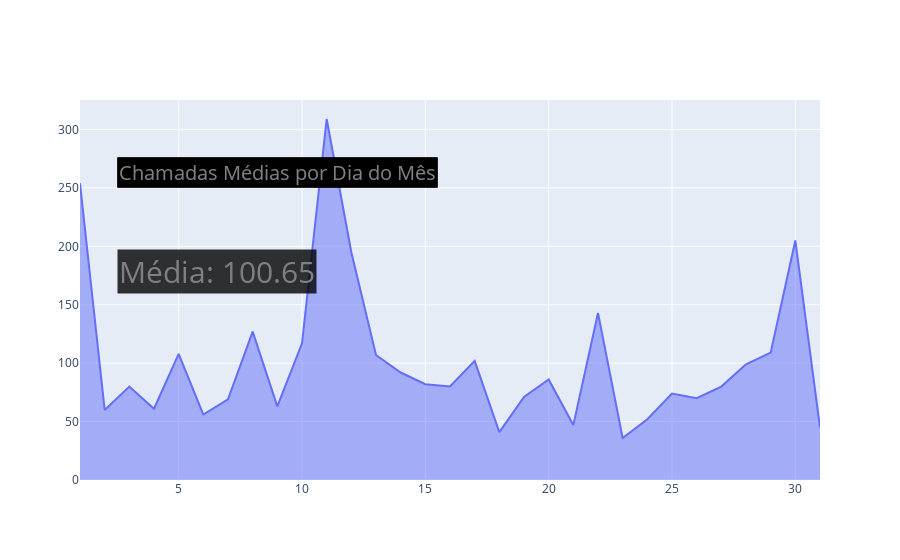

Notebook source saved alongside this figure:
### Code cell
fig2.add_annotation(text='Chamadas Médias por Dia do Mês',
                    xref='paper', yref='paper',
                    font=dict(size=20, color='gray'),
                    align='center', bgcolor="rgba(0,0,0,0.8)",
                    x=0.05, y=0.85, showarrow=False)

fig2.add_annotation(text=f"Média: {round(df2['Chamadas Realizadas'].mean(),2)}",
                    xref='paper', yref='paper',
                    font=dict(size=30, color='gray'),
                    align='center', bgcolor="rgba(0,0,0,0.8)",
                    x=0.05, y=0.55, showarrow=False)

fig2.show()

### Figure 1 — Plotly figure (JSON) as saved in the notebook; plotly's stock layout.template omitted (floating-point values rounded to 4 significant figures)
{"data": [{"fill": "tonexty", "mode": "lines", "type": "scatter", "x": [1, 2, 3, 4, 5, 6, 7, 8, 9, 10, 11, 12, 13, 14, 15, 16, 17, 18, 19, 20, 21, 22, 23, 24, 25, 26, 27, 28, 29, 30, 31], "y": [254, 60, 80, 61, 108, 56, 69, 127, 63, 117, 309, 195, 107, 92, 82, 80, 102, 41, 71, 86, 47, 143, 36, 52, 74, 70, 80, 99, 109, 205, 45]}], "layout": {"annotations": [{"align": "center", "bgcolor": "rgba(0,0,0,0.8)", "font": {"color": "gray", "size": 20}, "showarrow": false, "text": "Chamadas Médias por Dia do Mês", "x": 0.05, "xref": "paper", "y": 0.85, "yref": "paper"}, {"align": "center", "bgcolor": "rgba(0,0,0,0.8)", "font": {"color": "gray", "size": 20}, "showarrow": false, "text": "Chamadas Médias por Dia do Mês", "x": 0.05, "xref": "paper", "y": 0.85, "yref": "paper"}, {"align": "center", "bgcolor": "rgba(0,0,0,0.8)", "font": {"color": "gray", "size": 20}, "showarrow": false, "text": "Chamadas Médias por Dia do Mês", "x": 0.05, "xref": "paper", "y": 0.85, "yref": "paper"}, {"align": "center", "bgcolor": "rgba(0,0,0,0.8)", "font": {"color": "gray", "size": 20}, "showarrow": false, "text": "Chamadas Médias por Dia do Mês", "x": 0.05, "xref": "paper", "y": 0.85, "yref": "paper"}, {"align": "center", "bgcolor": "rgba(0,0,0,0.8)", "font": {"color": "gray", "size": 30}, "showarrow": false, "text": "Média: 100.65", "x": 0.05, "xref": "paper", "y": 0.55, "yref": "paper"}]}}
